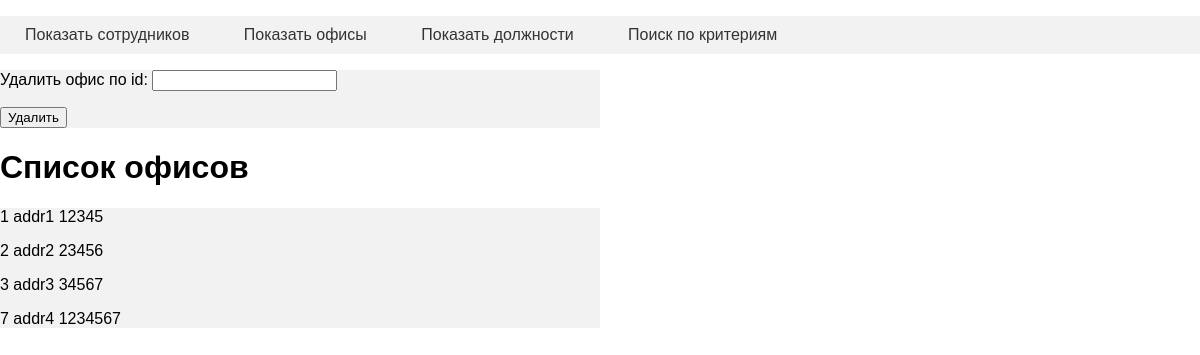
The app's page /office_del with its own data.
### tables this page shows
CREATE TABLE office (
code integer PRIMARY KEY AUTOINCREMENT,
address text NOT NULL,
phone_number integer
);

### app.py (the view)
@app.route("/office_del", methods=["POST", "GET"])
def office_del():
    db = get_db()
    dbase = FDataBase(db)
    offices = dbase.get_all_offices()
    for e in offices:
        print(e[1], e[2])
    return render_template('del-office.html', offices=offices)

### FDataBase.py (called while the page is built)
    def get_all_offices(self):
        try:
            self.__cur.execute(
                f"SELECT * FROM office")
            res = self.__cur.fetchall()
            if res:
                return res
        except sqlite3.Error as e:
            print("Ошибка получения из БД" + str(e))
        return False

### app.py (called while the page is built)
def connect_db():
    conn = sqlite3.connect(app.config['DATABASE'])
    conn.row_factory = sqlite3.Row
    return conn

def get_db():
    if not hasattr(g, 'link_db'):
        g.link_db = connect_db()
    return g.link_db

### templates/del-office.html
{% extends 'menu.html' %}
{% block content %}
{{ super() }}
<div class="lists">
<form action="{{url_for('delete_office')}}" method="post" class="form-contact">
    <p><label>Удалить офис по id: </label> <input type="text" name="code" value="" requied/>
    <p><input type="submit" value="Удалить"/>
</form>
</div>
<h1>Список офисов</h1>
<div class="lists">
    {% for o in offices %}
    <p>{{o.code}} {{o.address}} {{o.phone_number}}</p>
    {% endfor %}
</div>
{% endblock%}

### static/style.css (style rules this page uses)
html, body { font-family: 'Arial'; margin: 0; padding: 0; height: 100%; width: 100%; }
div.lists { background-color: #f2f2f2; width: 50%; }

### records on screen
office: code "1", address "addr1", phone_number "12345"
office: code "2", address "addr2", phone_number "23456"
office: code "3", address "addr3", phone_number "34567"
office: code "7", address "addr4", phone_number "1234567"
